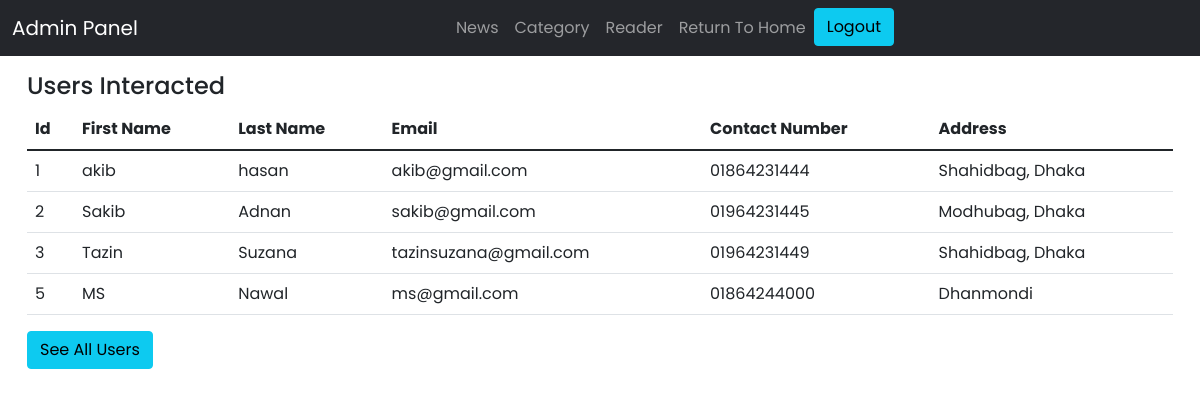
The app's page /admin/admin_viewers.php (signed in) with its own data.
### tables this page shows
CREATE TABLE `reader` (
  `reader_id` int(11) NOT NULL,
  `reader_firstname` varchar(70) NOT NULL,
  `reader_lastname` varchar(70) NOT NULL,
  `reader_email` varchar(70) NOT NULL,
  `reader_password` varchar(70) NOT NULL,
  `reader_contact_number` varchar(70) NOT NULL,
  `reader_address` varchar(255) DEFAULT NULL
);

### includes/functions.inc.php (called while the page is built, shortened)
<?php
function getAllViwerInfo($conn)
{
    $sql = "SELECT DISTINCT reader_id
            FROM news_preference";
    $res = mysqli_query($conn, $sql);
    $readersInfo = array();
    if ($res->num_rows > 0) {
        while ($row = mysqli_fetch_assoc($res)) {
            $readerInfo = array('reader_id' => $row['reader_id']);
            array_push($readersInfo, $readerInfo);
        }
    }
    return $readersInfo;
}
function getReaderInfo($conn, $reader_id)
{
    $sql = "SELECT reader_id, reader_firstname,reader_lastname,reader_email,
            reader_password,reader_contact_number,reader_address
    FROM reader
    WHERE reader_id = '$reader_id'";
    $res = mysqli_query($conn, $sql);
    if ($res->num_rows > 0) {
        while ($row = mysqli_fetch_assoc($res)) {
            $readerInfo = array('reader_id' => $row['reader_id'], 'reader_firstname' => $row['reader_firstname'], 'reader_lastname' => $row['reader_lastname'], 'reader_email' => $row['reader_email'], 'reader_pass' => $row['reader_password'], 'reader_contact_number' => $row['reader_contact_number'], 'reader_address' => $row['reader_address']);
        }
    }
    return  $readerInfo;
}

### admin/admin_viewers.php (the view, shortened to what this page needs)
<?php
include_once "./admin_header.php";
include_once "../includes/dbh.inc.php";
include_once "../includes/functions.inc.php";
$readersInfo = getAllViwerInfo($conn);
?>
<main style="height:1700px">
    <div class="container mt-3">
        <h4>Users Interacted</h4>
        <table class="table">
            <thead>
                <tr>
                    <th scope="col">Id</th>
                    <th scope="col">First Name</th>
                    <th scope="col">Last Name</th>
                    <th scope="col">Email</th>
                    <th scope="col">Contact Number</th>
                    <th scope="col">Address</th>
                </tr>
            </thead>
            <tbody>
                <?php foreach ($readersInfo as $reader) {
                    $readerInfo =  getReaderInfo($conn, $reader["reader_id"]);
                ?>
                    <tr>
                        <td scope="col"><?php echo  $readerInfo["reader_id"] ?></td>
                        <td scope="col"><?php echo  $readerInfo["reader_firstname"] ?></td>
                        <td scope="col"><?php echo  $readerInfo["reader_lastname"] ?></td>
                        <td scope="col"><?php echo  $readerInfo["reader_email"] ?></td>
                        <td scope="col"><?php echo  $readerInfo["reader_contact_number"] ?></td>
                        <td scope="col"><?php echo  $readerInfo["reader_address"] ?></td>
                    </tr>
                <?php } ?>
            </tbody>
        </table>
        <a href="/online_news_portal/admin/all_users.php" class="btn btn-info">See All Users</a>
    </div>
</main>
</body>

### css/style.css (style rules this page uses)
body { line-height: 1.5; font-family: 'Poppins', sans-serif; }
* { margin:0 auto; padding:0; box-sizing: border-box; }
.container { max-width: 1170px; margin:auto; }

### records on screen
reader: reader_id "1", reader_firstname "akib", reader_lastname "hasan", reader_email "akib@gmail.com", reader_contact_number "01864231444", reader_address "Shahidbag, Dhaka"
reader: reader_id "2", reader_firstname "Sakib", reader_lastname "Adnan", reader_email "sakib@gmail.com", reader_contact_number "01964231445", reader_address "Modhubag, Dhaka"
reader: reader_id "3", reader_firstname "Tazin", reader_lastname "Suzana", reader_email "tazinsuzana@gmail.com", reader_contact_number "01964231449", reader_address "Shahidbag, Dhaka"
reader: reader_id "5", reader_firstname "MS", reader_lastname "Nawal", reader_email "ms@gmail.com", reader_contact_number "01864244000", reader_address "Dhanmondi"
